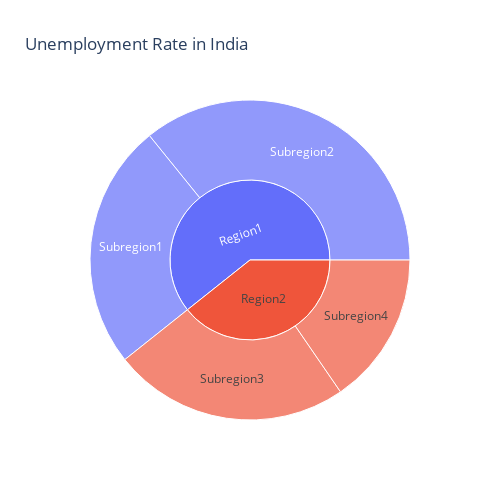

The cell this chart's notebook holds for it:
### Code cell
import plotly.express as px
# Sample data in the correct format
data_df = pd.DataFrame({
    "Region": ["Region1", "Region1", "Region2", "Region2"],
    "Subregion": ["Subregion1", "Subregion2", "Subregion3", "Subregion4"],
    "Estimated Unemployment Rate(%)": [5.0, 7.2, 4.8, 3.1]
})

# Create the sunburst chart
figure = px.sunburst(data_df, path=["Region", "Subregion"], 
                     values="Estimated Unemployment Rate(%)",
                     width=500, height=500, color_continuous_scale="RdYlGn",
                     title="Unemployment Rate in India")

# Show the chart
figure.show()

### Figure 1 — Plotly figure (JSON) as saved in the notebook; plotly's stock layout.template omitted (floating-point values rounded to 4 significant figures)
{"data": [{"branchvalues": "total", "domain": {"x": [0, 1], "y": [0, 1]}, "hovertemplate": "labels=%{label}<br>Estimated Unemployment Rate(%)=%{value}<br>parent=%{parent}<br>id=%{id}<extra></extra>", "ids": ["Region1/Subregion1", "Region1/Subregion2", "Region2/Subregion3", "Region2/Subregion4", "Region1", "Region2"], "labels": ["Subregion1", "Subregion2", "Subregion3", "Subregion4", "Region1", "Region2"], "name": "", "parents": ["Region1", "Region1", "Region2", "Region2", "", ""], "type": "sunburst", "values": [5, 7.2, 4.8, 3.1, 12.2, 7.9]}], "layout": {"height": 500, "legend": {"tracegroupgap": 0}, "title": {"text": "Unemployment Rate in India"}, "width": 500}}
